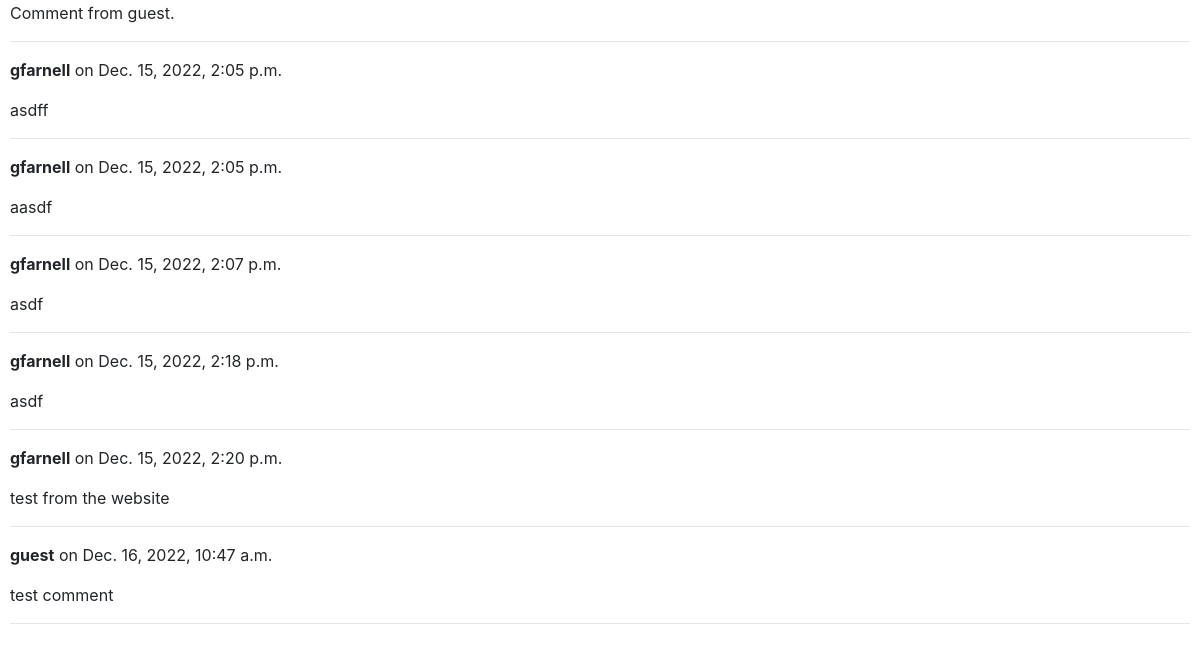
Before: /listings/1 (signed in, lower part) with the older database file.
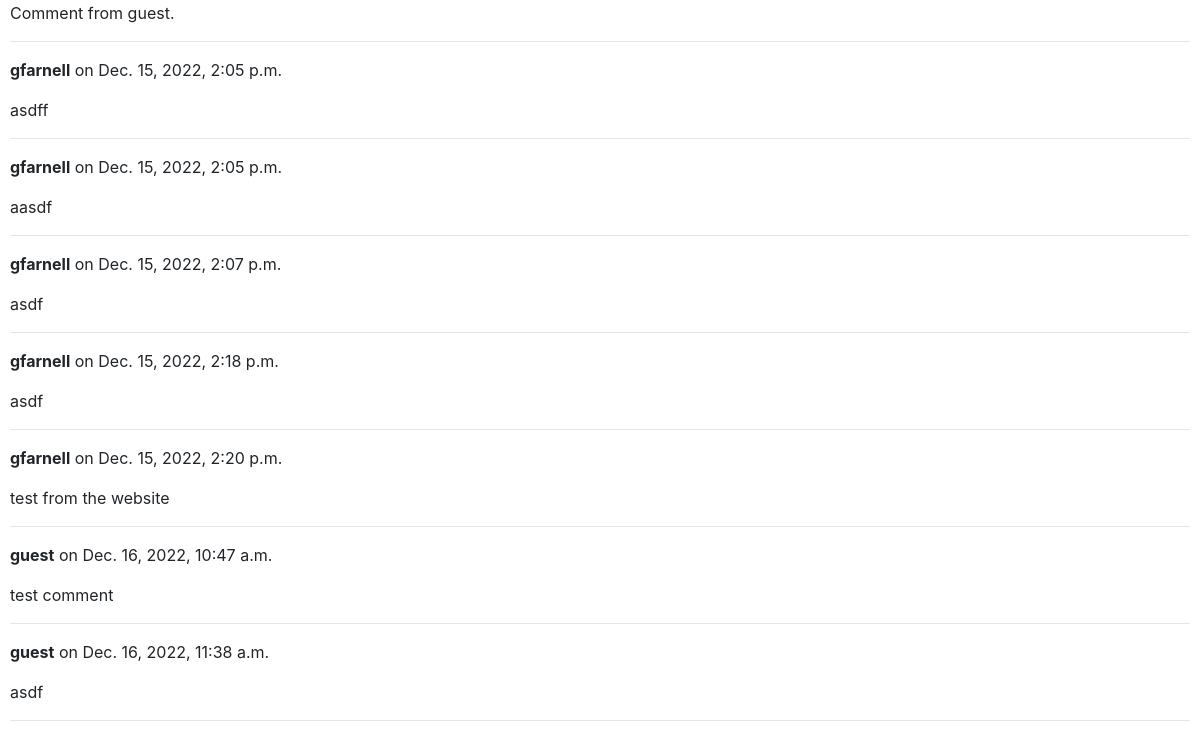
After: the same page with the newer database file.
### auctions/models.py (models this page shows)
class Comments(models.Model):
    comment = models.CharField(max_length=100)
    createdDate = models.DateTimeField(auto_now_add=True)
    user = models.ForeignKey(
        User, on_delete=models.CASCADE, related_name="get_user_comments")
    listing = models.ForeignKey(
        Listings, on_delete=models.CASCADE, related_name="get_comments")
    def __str__(self) -> str:
        return f"User: {self.user} - Comment: {self.comment} - Listing: {self.listing}"

class User(AbstractUser):
    pass

### auctions/views.py (the view)
# urls.py: path("listings/<int:listing_id>", views.listings, name="listings"),
@login_required
def listings(request, listing_id):
    commentForm = forms.CommentForm()
    bidForm = forms.BidForm()
    commentsForListing = Comments.objects.filter(
        listing=listing_id)
    print(commentsForListing)
    listing = Listings.objects.get(id=listing_id)
    return render(request, "auctions/listing.html", {"listing": listing, "commentForm": commentForm, "bidForm": bidForm, "commentsForListing": commentsForListing})

### auctions/models.py (called while the page is built)
    def __str__(self) -> str:
        return f"Listing Title: {self.title} - Starting bid: {self.startingBid}"

### auctions/templates/auctions/listing.html (shortened to what this page needs)
{% extends "auctions/layout.html" %}
{% load static %}
{% block body %}
<div>
    {% for x in commentsForListing %}
    <p> <b>{{x.user}}</b> on {{x.createdDate}}</p>
     <p>  {{x.comment}}</p>
    <hr>
    {% endfor %}
</div>
{% endblock %}

### auctions/templates/auctions/layout.html (shortened to what this page needs)
{% load static %}
<!DOCTYPE html>
<html lang="en">
<head>
    <link rel="stylesheet" href="https://stackpath.bootstrapcdn.com/bootstrap/4.4.1/css/bootstrap.min.css"
>
    <link href="{% static 'auctions/styles.css' %}" rel="stylesheet">
</head>
<body>
    {% block body %}
    {% endblock %}
</body>
</html>

### auctions/static/auctions/styles.css (style rules this page uses)
body { padding: 10px; }

Changed rows visible on the page:
added Comments: user "guest", createdDate "Dec. 16, 2022, 11:38 a.m.", comment "asdf"
